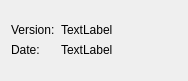
<?xml version="1.0" encoding="UTF-8"?>
<ui version="4.0">
 <class>Version</class>
 <widget class="QWidget" name="Version">
  <property name="geometry">
   <rect>
    <x>0</x>
    <y>0</y>
    <width>188</width>
    <height>81</height>
   </rect>
  </property>
  <property name="windowTitle">
   <string>Version</string>
  </property>
  <property name="locale">
   <locale language="English" country="UnitedStates"/>
  </property>
  <layout class="QGridLayout" name="gridLayout_2">
   <item row="0" column="0">
    <layout class="QGridLayout" name="gridLayout">
     <item row="1" column="0">
      <widget class="QLabel" name="labelDateFix">
       <property name="sizePolicy">
        <sizepolicy hsizetype="Fixed" vsizetype="Fixed">
         <horstretch>0</horstretch>
         <verstretch>0</verstretch>
        </sizepolicy>
       </property>
       <property name="text">
        <string>Date:</string>
       </property>
      </widget>
     </item>
     <item row="1" column="1">
      <widget class="QLabel" name="labelDate">
       <property name="text">
        <string>TextLabel</string>
       </property>
      </widget>
     </item>
     <item row="0" column="1">
      <widget class="QLabel" name="labelVersion">
       <property name="text">
        <string>TextLabel</string>
       </property>
      </widget>
     </item>
     <item row="0" column="0">
      <widget class="QLabel" name="labelVersionFix">
       <property name="enabled">
        <bool>true</bool>
       </property>
       <property name="sizePolicy">
        <sizepolicy hsizetype="Fixed" vsizetype="Fixed">
         <horstretch>0</horstretch>
         <verstretch>0</verstretch>
        </sizepolicy>
       </property>
       <property name="text">
        <string>Version:</string>
       </property>
      </widget>
     </item>
    </layout>
   </item>
  </layout>
 </widget>
 <resources/>
 <connections/>
</ui>
